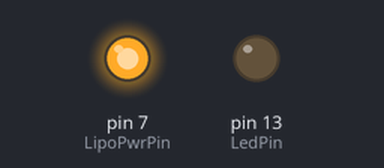
Bench run of a sketch on a simulated Arduino Uno, built with avr-gcc and run on an emulated ATmega328P. On the bench: output pins drawn as LEDs (lit = HIGH). The modem accepts every AT command (registered, SIM ready, sends succeed) and sends nothing else; pins used as bus, display or sensor lines are not drawn; what the sketch prints to the serial monitor is not drawn.

Above: at 33.6 s.
Timing chart, 0 to 39.9 s (numbered marks = the images above):
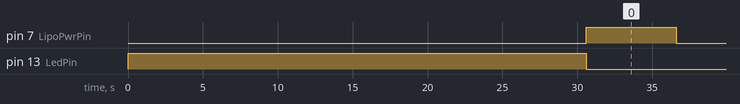

The sketch:

SIM900C_A_LP.ino
```cpp
/*
 *  This Module is setup to allow for basic communication to the SIM900 module from the Atmega328 (Arduino Lilypad 3.3V 8MHz).
 *  Description: This example shows how to send a SMS to a desired phone.
 *  This example only shows the AT commands (and the answers of the module) used
 *  to send the SMS. For more information about the AT commands, refer to the AT
 *  command manual.
 *  The "Serial" port is related to the pc serial port
 *  The "Serial1" port is related to the uC UART attached to the SIM900 module
 *  This example is based on example code from - http://www.cooking-hacks.com/documentation/tutorials/arduino-gprs-gsm-quadband-sim900
*/

#include "LowPower.h"
#include <SoftwareSerial.h>
SoftwareSerial SIM900(8, 9); // configure software serial port

int LedPin = 13; // Blinky Led
int LipoPwrPin = 7;  // Physical load switch that switches power on and off to the SIM900 from the battery
int PowerKeyPin = 6; // A Pin connected to the SIM900 through a transistor that commands the Sim900 to switch on and off.
int TempPin = A0; // Temperature Pin Tied to TC1046

int8_t answer;
int onModulePin= 2;
char aux_string[30];
char sms_string[140];
char phone_number[]="9374308516"; // Ryan
//char phone_number[]="5308480141"; //Tate

float TempF;
byte offMins = 15; // Set time in mins for reporting interval
word offInts = offMins * 60 / 8; // 60 seconds per min/8 second intervals

//******************************************************************************
// Setup Routine
//******************************************************************************
void setup() {
  // initialize both serial ports:
  SIM900.begin(9600);
  Serial.begin(9600);

  //init power pins
  pinMode(LedPin, OUTPUT);
  pinMode(LipoPwrPin, OUTPUT);
  pinMode(PowerKeyPin, OUTPUT);
  pinMode(TempPin, INPUT);

  // Turn on Led
  digitalWrite(LedPin, HIGH);   // turn the LED on (HIGH is the voltage level)
  power_on();
  delay(10000);

  // Send Out Variable Confirmation
  Serial.println("Starting...");
  Serial.print("offmins - " );
  Serial.print(offMins);
  Serial.print("offmins - " );
  Serial.print(offInts);

  // Test Network Connection
  Serial.println("Connecting to the network...");
  while( (sendATcommand("AT+CREG?", "+CREG: 0,1", 500) ||
          sendATcommand("AT+CREG?", "+CREG: 0,5", 500)) == 0);

  Serial.println("CREG PASSED...");
  // Get Temperature and Put in Message
  // Putting to strings together is tricky - http://forum.arduino.cc/index.php/topic,182271.0.html
  TempF=GetTempF();
  sprintf(sms_string,"Initial Reading - %d.%02d", (int)TempF, (int)(TempF * 1000.0) % 1000);

  // Send the Temperature
  Serial.println("Sending Temp...");
  sendSMS(sms_string);
}
//******************************************************************************
// Main Loop
//******************************************************************************
void loop() {

  // Enter power down state for 8 s with ADC and BOD module disabled
  digitalWrite(LedPin, LOW);  // led off
  power_off();
  LowPower.powerDown(SLEEP_8S, ADC_OFF, BOD_OFF);

  for (word i=0; i <= offInts-1; i++){

    // Blink Led
    digitalWrite(LedPin, HIGH);
    delay(100);
    digitalWrite(LedPin, LOW);

    // Enter power down state for 8 s with ADC and BOD module disabled
    LowPower.powerDown(SLEEP_8S, ADC_OFF, BOD_OFF);
  }

  // Send the Temperature Info
  wakeupSendTemp();
}
// ******************************************************************************
void wakeupSendTemp(){
  digitalWrite(LedPin, HIGH);   // turn the LED on (HIGH is the voltage level)
  Serial.println("Starting...");

  // Turn On Sim900
  power_on();
  delay(10000);

  // Test Network Connection
  Serial.println("Connecting to the network...");
  while( (sendATcommand("AT+CREG?", "+CREG: 0,1", 500) ||
          sendATcommand("AT+CREG?", "+CREG: 0,5", 500)) == 0 );

  Serial.println("CREG PASSED...");
  // Get Temperature and Put in Message
  // Putting to strings together is tricky - http://forum.arduino.cc/index.php/topic,182271.0.html
  TempF=GetTempF();
  sprintf(sms_string,"Temp - %d.%02d", (int)TempF, (int)(TempF * 1000.0) % 1000);

  // Send the Temperature
  Serial.println("Sending Temp...");
  sendSMS(sms_string);


  // turn the LED off
  digitalWrite(LedPin, LOW);

  // Power Off the SIM900
  power_off();

}
//******************************************************************************
void power_on(){
    uint8_t answer=0;

    // checks if the module is started
    answer = sendATcommand("AT", "OK", 2000);
    if (answer == 0)
    {
        // turn on power from the battery
        digitalWrite(LipoPwrPin,HIGH);
        delay(3000);
        // power on pulse
        digitalWrite(PowerKeyPin,HIGH);
        delay(3000);
        digitalWrite(PowerKeyPin,LOW);

        // waits for an answer from the module
        while(answer == 0){     // Send AT every two seconds and wait for the answer
            Serial.println("Connecting to Sim900...");
            answer = sendATcommand("AT", "OK", 2000);
        }
    }

}
//******************************************************************************
void power_off(){

  // turn on power from the Sim900
        digitalWrite(LipoPwrPin,HIGH);
        delay(3000);
        // power on pulse
        digitalWrite(PowerKeyPin,HIGH);
        delay(3000);
        digitalWrite(PowerKeyPin,LOW);

  // turn off power from the battery
        digitalWrite(LipoPwrPin,LOW);
}
//******************************************************************************
int8_t sendATcommand(char* ATcommand, char* expected_answer, unsigned int timeout){

    uint8_t x=0,  answer=0;
    char response[100];
    unsigned long previous;
    memset(response, '\0', 100);    // Initialice the string
    delay(100);
    while( SIM900.available() > 0) SIM900.read();    // Clean the input buffer
    SIM900.println(ATcommand);    // Send the AT command

    Serial.print("Out - ");
    Serial.println(ATcommand);

    x = 0;
    previous = millis();
    // this loop waits for the answer
    do{
        // if there are data in the UART input buffer, reads it and checks for the asnwer
        if(SIM900.available() != 0){
            response[x] = SIM900.read();

            x++;
            // check if the desired answer is in the response of the module
            if (strstr(response, expected_answer) != NULL)
            {
              answer = 1;
            }
        }
    // Waits for the asnwer with time out
    }while((answer == 0) && ((millis() - previous) < timeout));

    return answer;
    Serial.println("In - ");
    Serial.println(response);
}
//******************************************************************************
int8_t sendSMS(char* SMSmessage){

Serial.print("Setting SMS mode...");
    sendATcommand("AT+CMGF=1", "OK", 1000);    // sets the SMS mode to text
    Serial.println("Sending SMS");

    sprintf(aux_string,"AT+CMGS=\"%s\"", phone_number);
    answer = sendATcommand(aux_string, ">", 2000);    // send the SMS number
    if (answer == 1)
    {
        Serial.println(SMSmessage);
        SIM900.println(SMSmessage);
        SIM900.write(0x1A);

        answer = sendATcommand("", "OK", 20000);
        if (answer == 1)
        {
            Serial.println("Sent ");
        }
        else
        {
            Serial.println("TimeOut");
        }
    }
    else
    {
        Serial.print("error ");
        Serial.println(answer, DEC);
    }
     return answer;
}
//******************************************************************************
float GetTempF() {
  // Get Temperature of TC1046
  float temp;
  temp = analogRead(TempPin) / 1024.0 * 3.3;
  temp = (temp - 0.424) / 0.00625;
  temp = (temp * 1.8) + 32.0;
  Serial.print("Temperature F =  ");
  Serial.println(temp,2);
  return temp;
}
```

Measured:
- by itself, pin 7 (LipoPwrPin): LOW → HIGH at 30.6 s, → LOW 6.0 s later
- by itself, pin 13 (LedPin): repeats every 8.1 s: HIGH 0.10 s, LOW 8.0 s
